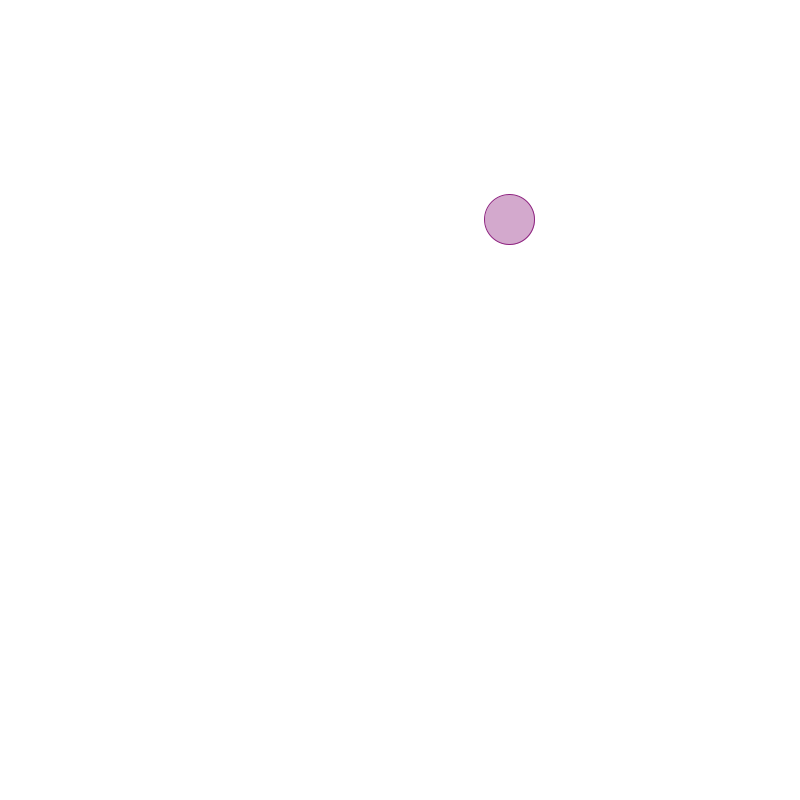
Frame 1 (no input)
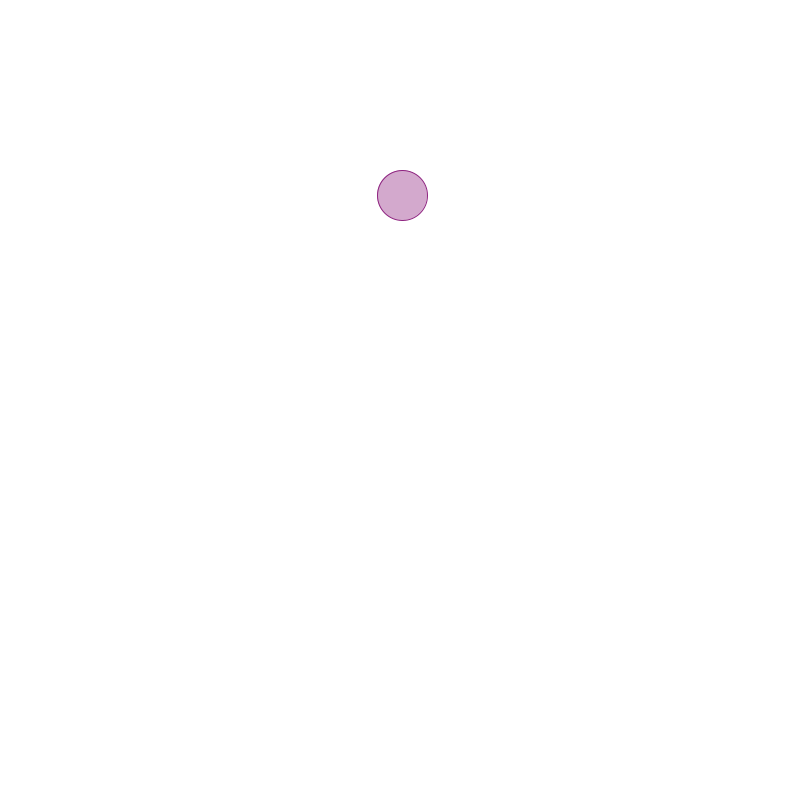
Frame 60 (the mouse pressed at the canvas centre just before this capture)
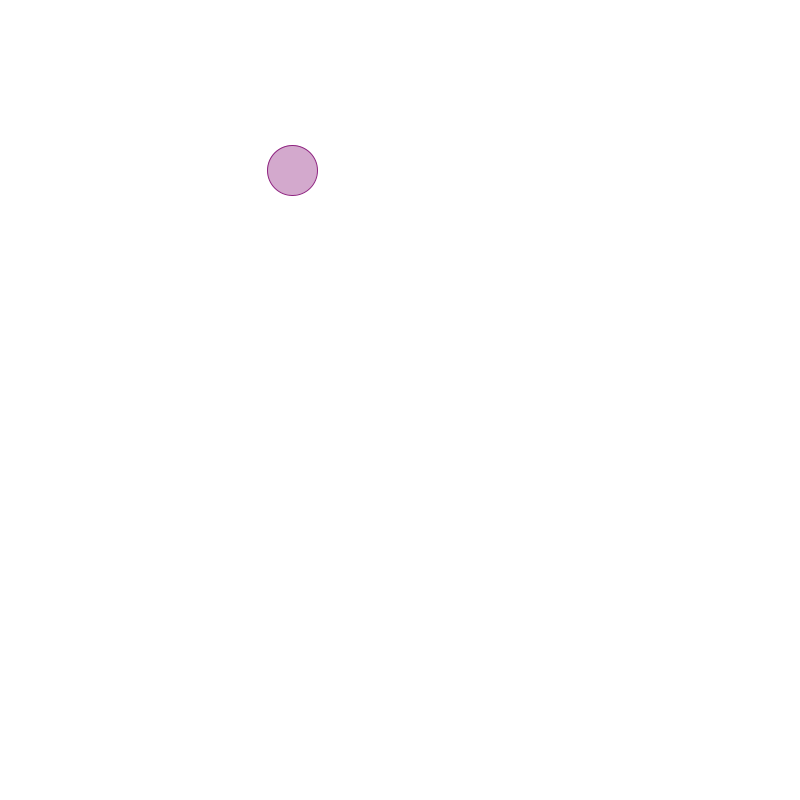
Frame 120 (the mouse held since frame 60 and released just before this capture)

The Processing sketch that drew these frames (run headless with seeded random() and noise(); from frame 60 on, the mouse is pressed at the canvas centre):

// Processing sketch: processing_6327
// ── processing_6327.pde


ArrayList circles;
float diameter;
int control;

void setup(){
  smooth();
  noStroke();
  size(800,800);

  diameter = 50;
  control = 0;

  circles = new ArrayList();
  circles.add(new Circle(random(diameter/2,width-diameter/2),random(diameter/2,height-diameter/2), random(150),random(150),random(150), random(-5,5),random(-5,5)));
}

void draw(){
  background(255);

  if(keyPressed && (key == 'a' || key == 'A') && control == 0){
    circles.add(new Circle(random(diameter/2, width-(diameter/2)),random(diameter/2, height-(diameter/2)), random(150),random(150),random(150), random(-5,5),random(-5,5)));
    control++;
  }
  else if(keyPressed == false){
    control = 0;
  }

  for(int i=circles.size()-1; i>=0; i--){
    Circle a = (Circle) circles.get(i);
    a.display();
    a.move();
  }
}

class Circle{
  float x,y, r,g,b, vx,vy;

  Circle(float givenX, float givenY, float givenR, float givenG, float givenB, float givenVX, float givenVY){
    x = givenX;
    y = givenY;

    r = givenR;
    g = givenG;
    b = givenB;

    vx = givenVX;
    vy = givenVY;
  }

  void display(){
//    stroke(0);
//    fill(255, 50);
//    ellipse(x,y, diameter*2,diameter*2);
    
    stroke(r,g,b);
    fill(r,g,b, 100);
    ellipse(x,y, diameter,diameter);    
  }

  void move(){
    x += vx;
    y += vy;

    if (x>(width-(diameter/2)) || x<(diameter/2)) vx *= -1;  
    if (y>(height-(diameter/2)) || y<(diameter/2)) vy *= -1;
  }
}
